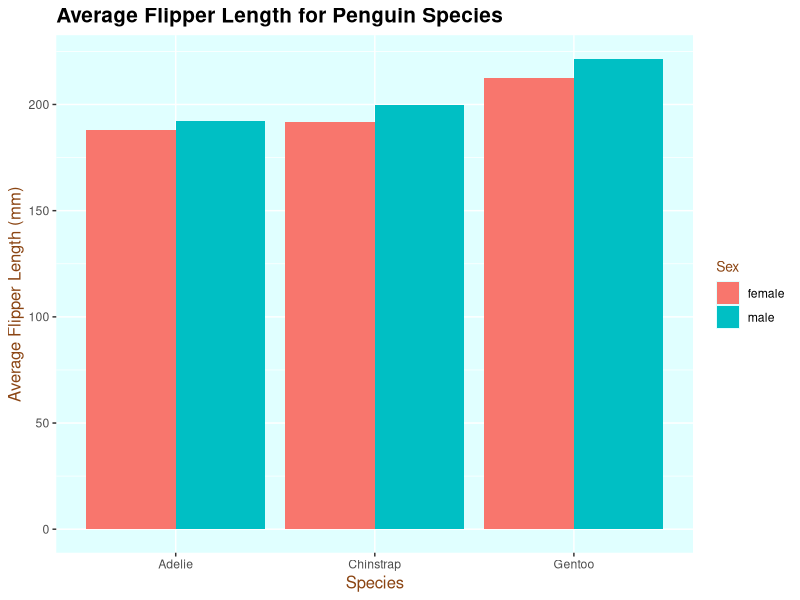
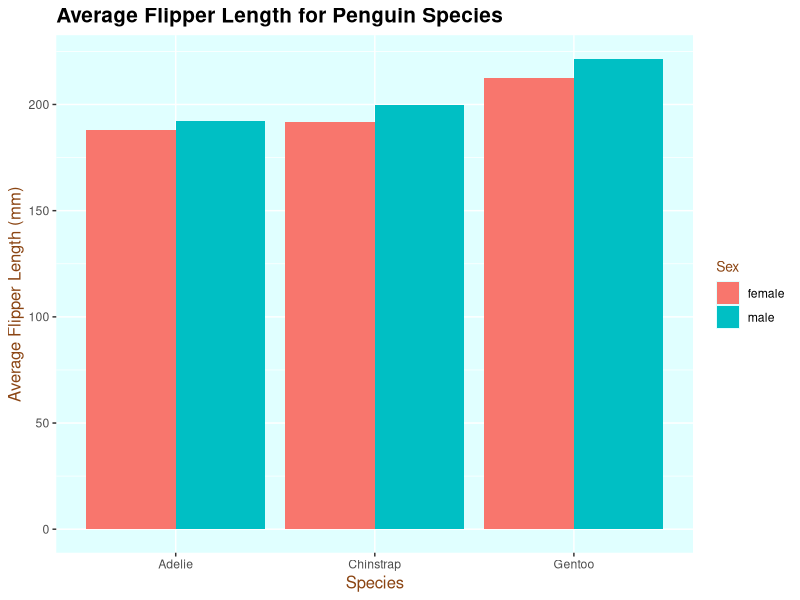

Reproduce these figures in R, in order.
## ---- chunk 1
knitr::opts_chunk$set(echo = TRUE,
                      message = FALSE,
                      warning = FALSE)
## ---- chunk 2
# Load libraries
library(tidyverse)
library(here)
library(palmerpenguins)
## ---- chunk 3
glimpse(penguins)
## ---- chunk 4
# Variables: gv1 and gv2 are the two variables you wish to group by
# x is the variable you would like to calculate summary statistics for

df_stats2 <- function(data, gv1, gv2, x) { # specifies fxn name & args
  
  df <- data %>% # grabs from data
    
  drop_na() %>% # drops NA values
    
  group_by({{gv1}},{{gv2}}) %>% # groups by 2 variables
    
  summarize(n = nrow({{x}}), # count
            avg = mean({{x}}, na.rm = TRUE), # averages data
            variance = var({{x}}, na.rm = TRUE), # calculates variance
            std_dev = sd({{x}}, na.rm = TRUE)) # calculates standard deviation
  
  return(df) # returns dataframe
    
}
## ---- chunk 5
# Create new dataframe "peng_stats" using df_stats2 function to our penguin data.
peng_stats <- df_stats2(data = penguins, gv1 = species, gv2 = sex, x = flipper_length_mm)

glimpse(peng_stats)

## ---- chunk 6
barplot <- function(data, x, y, fill, plot_title, x_axis, y_axis, legend_title){ # specifies fxn name & args
  
  plot <- data %>% 
    
    # generates plot & specifies variables based on input
    ggplot(data, mapping = aes(x = {{x}}, 
                               y = {{y}}, 
                               fill = {{fill}}))+
    
    geom_bar(stat = "identity", position = "dodge")+ # specifies bar plot
    
    # specifies size & color of plot elements
    theme(plot.title = element_text(size = 15, face = "bold"),
          axis.title = element_text(size = 12, color = "saddlebrown"),
          legend.title = element_text(size = 10, color = "saddlebrown"),
          panel.background = element_rect(fill = "lightcyan"))+
    
    # specifies plot labels based on input
    labs(title = plot_title,
         x = x_axis,
         y = y_axis,
         fill = legend_title)
  
  return(plot) # returns plot
}
## ---- chunk 7

# Uses barplot function to plot desired data
barplot(data = peng_stats, x = species, y = avg, fill = sex, plot_title = "Average Flipper Length for Penguin Species", x_axis = "Species", y_axis = "Average Flipper Length (mm)", legend_title = "Sex")

# saves plot to output folder
ggsave(here("Week_09","output","ExamplePlotForFunction2.png"))

